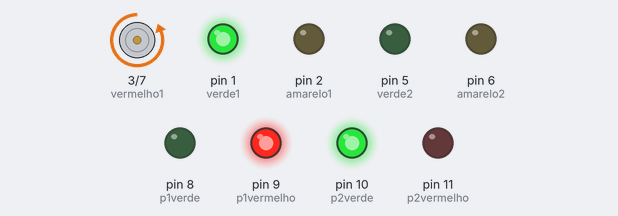
Bench run of a sketch on a simulated Arduino Uno, built with avr-gcc and run on an emulated ATmega328P. Shown: motor-driver pin pairs drawn as motors (green arrow = first pin HIGH = forward, orange = second pin HIGH = backward, longer = more drive), output pins drawn as LEDs (lit = HIGH).

Above: at 1.0 s.
At 2.5 s:
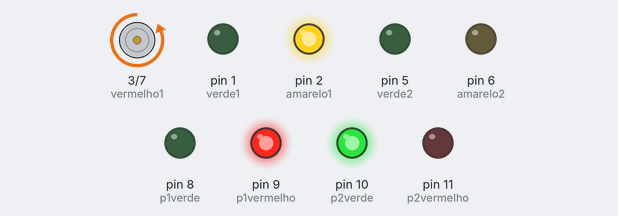
At 4.0 s:
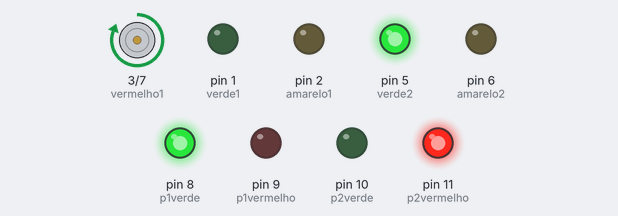
At 5.5 s:
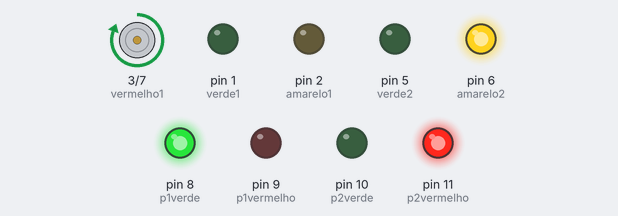
Timing chart, 0 to 7.8 s (numbered marks = the images above):
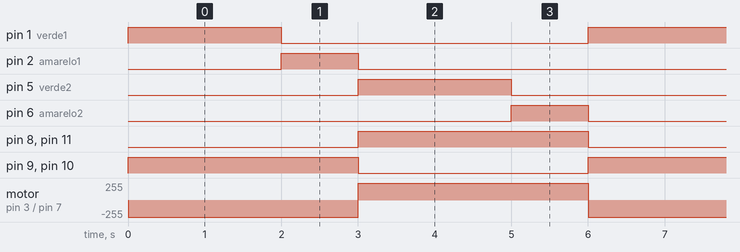

Measured:
- by itself, pin 1 (verde1), pin 5 (verde2): alternates HIGH for 2.0 s and LOW for 4.0 s
- by itself, pin 2 (amarelo1), pin 6 (amarelo2): alternates HIGH for 1.0 s and LOW for 5.0 s
- by itself, pin 8 (p1verde), pin 9 (p1vermelho), pin 10 (p2verde), pin 11 (p2vermelho): alternates HIGH for 3.0 s and LOW for 3.0 s
- by itself, motor on pin 3 (vermelho1) / pin 7 (vermelho2): alternates forward 255/255 for 3.0 s and backward 255/255 for 3.0 s

The sketch:

semaforo_cruzamento_pedestres.ino
```cpp
// C++ code
//
//semaforo 1
int verde1 = 1;
int amarelo1 = 2;
int vermelho1 = 3;

//semaforo 2
int verde2 = 5;
int amarelo2 = 6;
int vermelho2 = 7;

//Pedestre 1
int p1verde = 8;
int p1vermelho = 9;

//Padestre 2
int p2verde = 10;
int p2vermelho = 11;

void setup()
{
//Modo pinos semaforo 1
pinMode(vermelho1, OUTPUT);
pinMode(amarelo1, OUTPUT);
pinMode(verde1, OUTPUT);

//Modo pinos semaforo 2
pinMode(vermelho2, OUTPUT);
pinMode(amarelo2, OUTPUT);
pinMode(verde2, OUTPUT);

//Modo pinos pedestres 1
pinMode(p1verde, OUTPUT);
pinMode(p1vermelho, OUTPUT);

//Modo pinos pedestres 2
pinMode(p2verde, OUTPUT);
pinMode(p2vermelho, OUTPUT);

}

void loop()
{
//Liga sinal verde1 e vermelho2
digitalWrite(verde1, HIGH);
digitalWrite(amarelo1, LOW);
digitalWrite(vermelho1, LOW);

digitalWrite(verde2, LOW);
digitalWrite(amarelo2, LOW);
digitalWrite(vermelho2, HIGH);

// p1vermelho e p2verde
digitalWrite(p1verde, LOW);
digitalWrite(p1vermelho, HIGH);
digitalWrite(p2verde, HIGH);
digitalWrite(p2vermelho, LOW);

delay(2000); // Wait for 1000 millisecond(s)

//Liga sinal amarelo1 e vermelhor2
digitalWrite(verde1, LOW);
digitalWrite(amarelo1, HIGH);
digitalWrite(vermelho1, LOW);

digitalWrite(verde2, LOW);
digitalWrite(amarelo2, LOW);
digitalWrite(vermelho2, HIGH);

// p1vermelho e p2verde
digitalWrite(p1verde, LOW);
digitalWrite(p1vermelho, HIGH);
digitalWrite(p2verde, HIGH);
digitalWrite(p2vermelho, LOW);
delay(1000); // Wait for 1000 millisecond(s)

//Liga sinal vermelho1 e verde2
digitalWrite(verde1, LOW);
digitalWrite(amarelo1, LOW);
digitalWrite(vermelho1, HIGH);

digitalWrite(verde2, HIGH);
digitalWrite(amarelo2, LOW);
digitalWrite(vermelho2, LOW);

// p2vermelho e p1verde
digitalWrite(p1verde, HIGH);
digitalWrite(p1vermelho, LOW);
digitalWrite(p2verde, LOW);
digitalWrite(p2vermelho, HIGH);
delay(2000); // Wait for 1000 millisecond(s)

//Liga sinal vermelho1 e amarelo2
digitalWrite(verde1, LOW);
digitalWrite(amarelo1, LOW);
digitalWrite(vermelho1, HIGH);

digitalWrite(verde2, LOW);
digitalWrite(amarelo2, HIGH);
digitalWrite(vermelho2, LOW);

// p2vermelho e p1verde
digitalWrite(p1verde, HIGH);
digitalWrite(p1vermelho, LOW);
digitalWrite(p2verde, LOW);
digitalWrite(p2vermelho, HIGH);
delay(1000); // Wait for 1000 millisecond(s)

}
```
